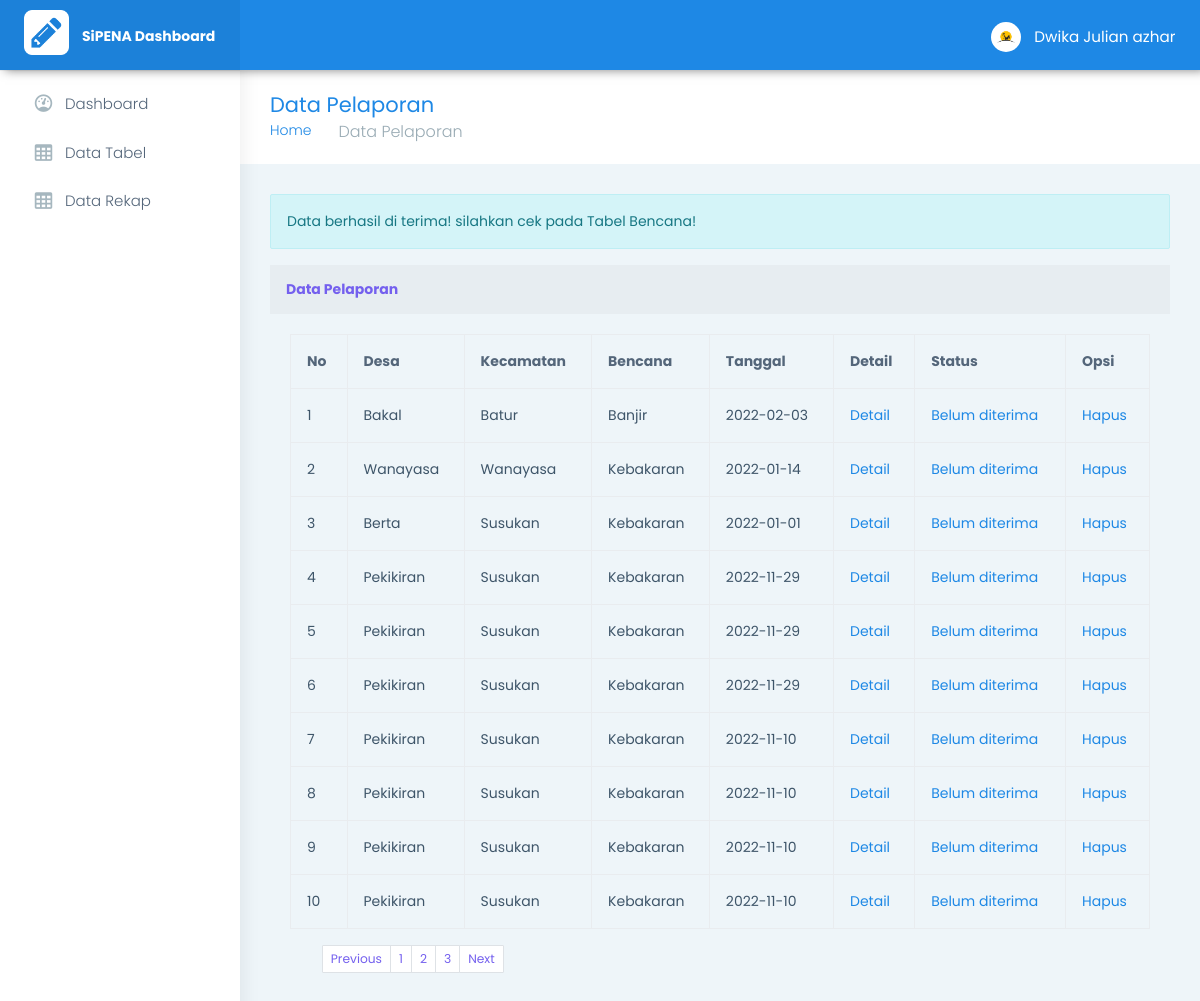
The page /pages-validation.php?pesan=acc (signed in) on the database as committed earlier.
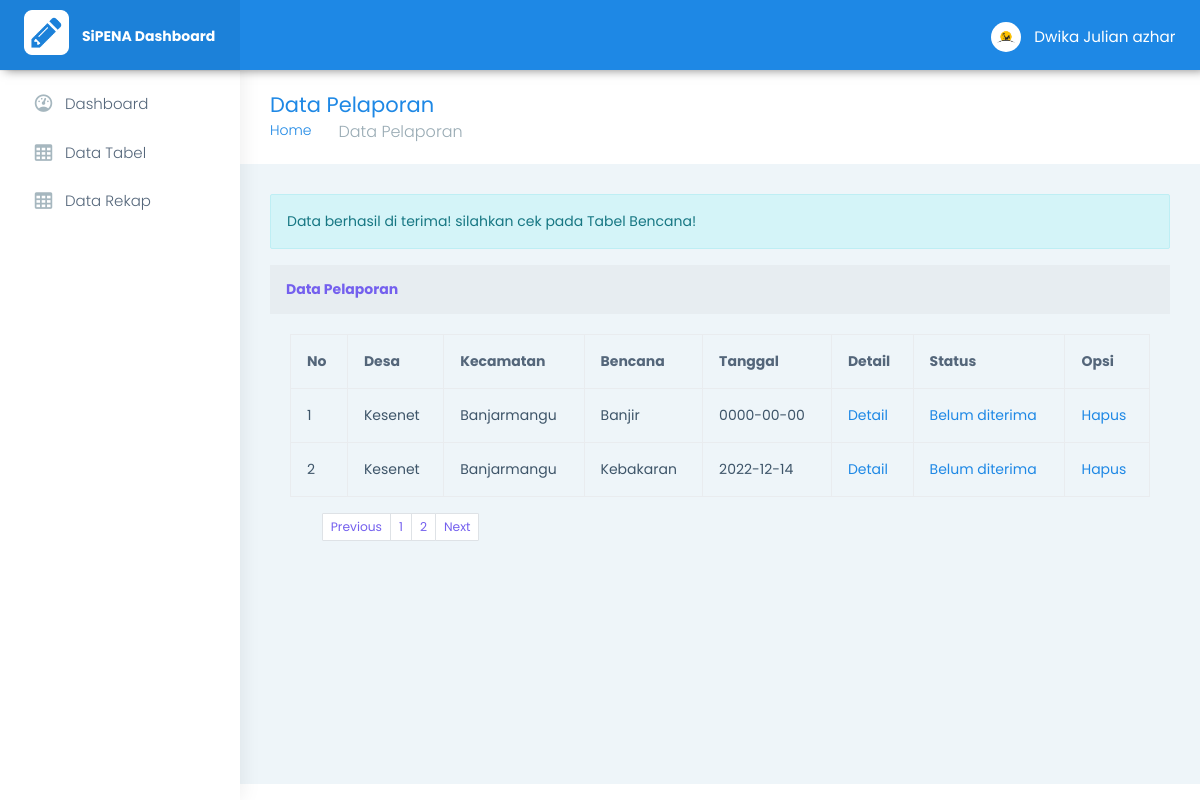
The same page on the database as committed later.
### tables this page shows
CREATE TABLE `rekap_bencana`  (
  `id_rekap` int(11) NOT NULL AUTO_INCREMENT,
  `tgl_kejadian` date NULL DEFAULT NULL,
  `id_bencana_detail` int(11) NULL DEFAULT NULL,
  `nama_kk` varchar(255) NULL DEFAULT NULL,
  `jumlah_jiwa` varchar(255) NULL DEFAULT NULL,
  `rt` varchar(255) NULL DEFAULT NULL,
  `rw` varchar(255) NULL DEFAULT NULL,
  `id_desa_detail` int(11) NULL DEFAULT NULL,
  `rusak_berat` varchar(255) NULL DEFAULT NULL,
  `rusak_sedang` varchar(255) NULL DEFAULT NULL,
  `rusak_ringan` varchar(255) NULL DEFAULT NULL,
  `terancam` varchar(255) NULL DEFAULT NULL,
  `meninggal_dunia` varchar(255) NULL DEFAULT NULL,
  `luka_luka` varchar(255) NULL DEFAULT NULL,
  `kronologi` longtext NULL,
  `kerugian` varchar(255) NULL DEFAULT NULL,
  `gambar` varchar(255) NULL DEFAULT NULL,
  `latitude` varchar(255) NULL DEFAULT NULL,
  `longitude` varchar(255) NULL DEFAULT NULL,
  `status` int(11) NULL DEFAULT NULL,
  PRIMARY KEY (`id_rekap`) USING BTREE,
  INDEX `bencana_detail`(`id_bencana_detail`) USING BTREE,
  INDEX `desa_detail`(`id_desa_detail`) USING BTREE,
  CONSTRAINT `bencana_detail` FOREIGN KEY (`id_bencana_detail`) REFERENCES `bencana_detail` (`id_bencana_detail`) ON DELETE CASCADE ON UPDATE CASCADE,
  CONSTRAINT `des_kec_dtl` FOREIGN KEY (`id_desa_detail`) REFERENCES `desa_detail` (`id_desa_detail`) ON DELETE CASCADE ON UPDATE CASCADE
);

CREATE TABLE `desa_detail`  (
  `id_desa_detail` int(11) NOT NULL AUTO_INCREMENT,
  `desa` varchar(255) NULL DEFAULT NULL,
  `id_kec_detail` int(11) NULL DEFAULT NULL,
  PRIMARY KEY (`id_desa_detail`) USING BTREE,
  INDEX `des_kec`(`id_kec_detail`) USING BTREE,
  CONSTRAINT `des_kec` FOREIGN KEY (`id_kec_detail`) REFERENCES `kec_detail` (`id_kec_detail`) ON DELETE CASCADE ON UPDATE CASCADE
);

CREATE TABLE `kec_detail`  (
  `id_kec_detail` int(11) NOT NULL AUTO_INCREMENT,
  `kecamatan` varchar(255) NULL DEFAULT NULL,
  PRIMARY KEY (`id_kec_detail`) USING BTREE,
  INDEX `kecamatan`(`kecamatan`) USING BTREE
);

CREATE TABLE `bencana_detail`  (
  `id_bencana_detail` int(11) NOT NULL AUTO_INCREMENT,
  `bencana` varchar(255) NULL DEFAULT NULL,
  PRIMARY KEY (`id_bencana_detail`) USING BTREE
);

### html/pages-validation.php (the view, shortened to what this page needs)
<!DOCTYPE html>
<html dir="ltr" lang="en">
<head>
    <link href="../assets/plugins/chartist-js/dist/chartist.min.css" rel="stylesheet">
    <link href="../assets/plugins/chartist-js/dist/chartist-init.css" rel="stylesheet">
    <link href="../assets/plugins/chartist-plugin-tooltip-master/dist/chartist-plugin-tooltip.css" rel="stylesheet">
    <link href="../assets/plugins/c3-master/c3.min.css" rel="stylesheet">
    <link href="css/style.min.css" rel="stylesheet">
</head>
<body>
    <div id="main-wrapper" data-layout="vertical" data-navbarbg="skin5" data-sidebartype="full" data-sidebar-position="absolute" data-header-position="absolute" data-boxed-layout="full">
        <header class="topbar" data-navbarbg="skin6">
            <nav class="navbar top-navbar navbar-expand-md navbar-dark">
                <div class="navbar-header" data-logobg="skin6">
                    <a class="navbar-brand ms-4" href="home.php">
                        <b class="logo-icon">
                            <img src="img/logo1.png" class="me-2 figure-img img-fluid rounded" width="45" height="45">
                        </b>
                        <span class="logo-text">
                            <span class="mr-3 d-none d-lg-inline text-gray-600 small" style="font-weight:bold">SiPENA Dashboard
                            </span>
                        </span>
                    </a>
                </div>
                <div class="navbar-collapse collapse" id="navbarSupportedContent" data-navbarbg="skin5">
                    <ul class="navbar-nav me-auto mt-md-0 ">
                        <li class="nav-item search-box">
                            <a class="nav-link text-muted" href="javascript:void(0)"><i class="ti-search"></i></a>
                        </li>
                    </ul>
                    <ul class="navbar-nav">
                        <li class="nav-item dropdown">
                            <a class="nav-link dropdown-toggle text-muted waves-effect waves-dark" href="#" id="navbarDropdown" role="button" data-bs-toggle="dropdown" aria-expanded="false">
                                <img class="profile-pic me-2" src="../html/img/user/<?php echo $_SESSION['image']; ?>" />
                                <span class="mr-2 d-none d-lg-inline text-gray-600 small"><?php echo $_SESSION['nama']; ?></span>
                            </a>
                        </li>
                    </ul>
                </div>
            </nav>
        </header>
        <aside class="left-sidebar" data-sidebarbg="skin6">
            <div class="scroll-sidebar">
                <nav class="sidebar-nav">
                    <ul id="sidebarnav">
                        <li class="sidebar-item"> <a class="sidebar-link waves-effect waves-dark sidebar-link" href="home.php" aria-expanded="false"><i class="mdi me-2 mdi-gauge"></i><span class="hide-menu">Dashboard</span></a></li>
                        <li class="sidebar-item"> <a class="sidebar-link waves-effect waves-dark sidebar-link" href="pages-data-table.php" aria-expanded="false"><i class="mdi me-2 mdi-table-large"></i><span class="hide-menu">Data Tabel</span></a></li>
                        <li class="sidebar-item"> <a class="sidebar-link waves-effect waves-dark sidebar-link" href="pages-data-rekap.php" aria-expanded="false"><i class="mdi me-2 mdi-table-large"></i><span class="hide-menu">Data Rekap</span></a></li>
                    </ul>
                </nav>
            </div>
        </aside>
        <div class="page-wrapper">
            <div class="page-breadcrumb">
                <div class="row align-items-center">
                    <div class="col-md-6 col-8 align-self-center">
                        <h3 class="page-title mb-0 p-0">Data Pelaporan</h3>
                        <div class="d-flex align-items-center">
                            <nav aria-label="breadcrumb">
                                <ol class="breadcrumb">
                                    <li class="breadcrumb-item"><a href="home.php">Home</a></li>
                                    <li class="breadcrumb-item active" aria-current="page">Data Pelaporan</li>
                                </ol>
                            </nav>
                        </div>
                    </div>
                </div>
            </div>
            <div class="container-fluid">
                <?php
                if (isset($_GET['pesan'])) {
                    $pesan = $_GET['pesan'];
                    if ($pesan == "input") {
                        echo '<div class="alert alert-primary" role="alert"> Data berhasil di input!</div';
                    } else if ($pesan == "gagal") {
                        echo
                        '<div class="alert alert-danger" role="alert"> Data Gagal di input!</div';
                    } else if ($pesan == "hapus") {
                        echo
                        '<div class="alert alert-success" role="alert"> Data berhasil di hapus!</div';
                    } else if ($pesan == "update") {
                        echo
                        '<div class="alert alert-success" role="alert"> Data berhasil di update!</div';
                    } else if ($pesan == "acc") {
                        echo
                        '<div class="alert alert-success" role="alert"> Data berhasil di terima! silahkan cek pada Tabel Bencana!</div';
                    } else if ($pesan == "acc!") {
                        echo
                        '<div class="alert alert-success" role="alert"> Data gagal di terima!</div';
                    }
                }
                ?>
                <?php include 'conn.php'; ?>
                <div class="card shadow mb-4">
                    <div class="card-header py-3">
                        <h6 class="m-0 font-weight-bold text-primary">Data Pelaporan</h6>
                    </div>
                    <div class="card-body">
                        <div class="table-responsive">
                            <table class="table table-bordered" id="table_id" width="100%" cellspacing="0">
                                <thead>
                                    <tr>
                                        <th>No</th>
                                        <th>Desa</th>
                                        <th>Kecamatan</th>
                                        <th>Bencana</th>
                                        <th>Tanggal</th>
                                        <th>Detail</th>
                                        <th>Status</th>
                                        <th>Opsi</th>
                                    </tr>
                                </thead>
                                <tbody>
                                    <?php
                                    $halaman = 10;
                                    $page = isset($_GET["halaman"]) ? (int)$_GET["halaman"] : 1;
                                    $mulai = ($page > 1) ? ($page * $halaman) - $halaman : 0;
                                    $previous = $page - 1;
                                    $next = $page + 1;
                                    $result = mysqli_query($conn, "SELECT * FROM rekap_bencana");
                                    $total = mysqli_num_rows($result);
                                    $pages = ceil($total / $halaman);
                                    $sql = mysqli_query($conn, "SELECT * FROM rekap_bencana
                                    JOIN desa_detail ON rekap_bencana.id_desa_detail = desa_detail.id_desa_detail
                                    JOIN kec_detail ON desa_detail.id_kec_detail = kec_detail.id_kec_detail
                                    JOIN bencana_detail ON rekap_bencana.id_bencana_detail = bencana_detail.id_bencana_detail WHERE status = '0'  LIMIT $mulai, $halaman ");
                                    $no = $mulai + 1;
                                    while ($row = mysqli_fetch_array($sql)) {
                                    ?>
                                        <tr>
                                            <td><?php echo $no++; ?></td>
                                            <td><?php echo $row['desa']; ?></td>
                                            <td><?php echo $row['kecamatan']; ?></td>
                                            <td><?php echo $row['bencana']; ?></td>
                                            <td><?php echo $row['tgl_kejadian']; ?></td>
                                            <td>
                                                <a href="#" data-bs-toggle="modal" data-bs-target="#detail<?php echo $row['id_rekap']; ?>">Detail</a>
                                            </td>
                                            <td><?php
                                                if ($row['status'] == 0) { ?>
                                                    <a href="#" data-bs-toggle="modal" data-bs-target="#modal<?php echo $row['id_rekap']; ?>">Belum diterima</a>
                                                <?php } else { ?>
                                                    <a href="#" data-bs-toggle="modal" data-bs-target="#modal<?php echo $row['id_rekap']; ?>">Diterima</a>
                                                <?php } ?>
                                            </td>
                                            <td>
                                            <a href="#" data-bs-toggle="modal" data-bs-target="#hapus<?php echo $row['id_rekap']; ?>">Hapus</a>
                                            </td>
                                        </tr>
                                </tbody>
                            <?php } ?>
                            </table>
                            <nav>
                                <ul class="pagination pagination-sm">
                                    <li class="page-item">
                                        <a class="page-link" <?php if ($page > 1) {
                                                                    echo "href='?halaman=$previous'";
                                                                } ?>>Previous</a>
                                    </li>
                                    <?php
                                    for ($x = 1; $x <= $pages; $x++) {
                                    ?>
                                        <li class="page-item"><a class="page-link" href="?halaman=<?php echo $x ?>"><?php echo $x; ?></a></li>
                                    <?php
                                    }
                                    ?>
                                    <li class="page-item">
                                        <a class="page-link" <?php if ($page < $pages) {
                                                                    echo "href='?halaman=$next'";
                                                                } ?>>Next</a>
                                    </li>
                                </ul>
                            </nav>
                        </div>
                    </div>
                </div>
            </div>
        </div>
</body>
</html>

Rows that differ between the two databases and show on the page:
removed rekap_bencana: id_desa_detail.desa "Bakal", kec_detail.kecamatan "Batur", id_bencana_detail.bencana "Banjir", tgl_kejadian "2022-02-03"
no longer on this page (row edited): rekap_bencana: id_desa_detail.desa "Wanayasa", kec_detail.kecamatan "Wanayasa", id_bencana_detail.bencana "Kebakaran", tgl_kejadian "2022-01-14"
removed rekap_bencana: id_desa_detail.desa "Berta", kec_detail.kecamatan "Susukan", id_bencana_detail.bencana "Kebakaran", tgl_kejadian "2022-01-01"
removed rekap_bencana: id_desa_detail.desa "Pekikiran", kec_detail.kecamatan "Susukan", id_bencana_detail.bencana "Kebakaran", tgl_kejadian "2022-11-29"
removed rekap_bencana: id_desa_detail.desa "Pekikiran", kec_detail.kecamatan "Susukan", id_bencana_detail.bencana "Kebakaran", tgl_kejadian "2022-11-29"
removed rekap_bencana: id_desa_detail.desa "Pekikiran", kec_detail.kecamatan "Susukan", id_bencana_detail.bencana "Kebakaran", tgl_kejadian "2022-11-29"
removed rekap_bencana: id_desa_detail.desa "Pekikiran", kec_detail.kecamatan "Susukan", id_bencana_detail.bencana "Kebakaran", tgl_kejadian "2022-11-10"
removed rekap_bencana: id_desa_detail.desa "Pekikiran", kec_detail.kecamatan "Susukan", id_bencana_detail.bencana "Kebakaran", tgl_kejadian "2022-11-10"
removed rekap_bencana: id_desa_detail.desa "Pekikiran", kec_detail.kecamatan "Susukan", id_bencana_detail.bencana "Kebakaran", tgl_kejadian "2022-11-10"
removed rekap_bencana: id_desa_detail.desa "Pekikiran", kec_detail.kecamatan "Susukan", id_bencana_detail.bencana "Kebakaran", tgl_kejadian "2022-11-10"
added rekap_bencana: id_desa_detail.desa "Kesenet", kec_detail.kecamatan "Banjarmangu", id_bencana_detail.bencana "Banjir", tgl_kejadian "0000-00-00"
added rekap_bencana: id_desa_detail.desa "Kesenet", kec_detail.kecamatan "Banjarmangu", id_bencana_detail.bencana "Kebakaran", tgl_kejadian "2022-12-14"
Other text that changed with them:
list line gone: "3"
